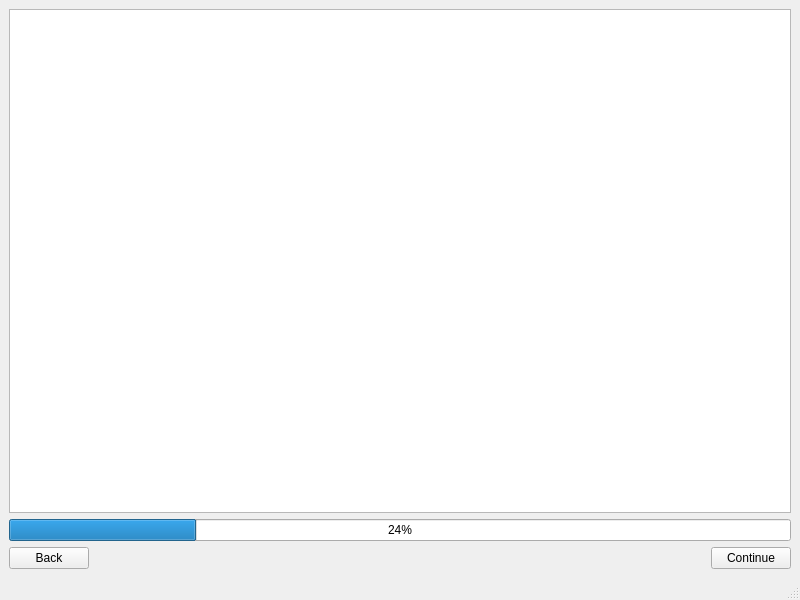
<?xml version="1.0" encoding="UTF-8"?>
<ui version="4.0">
 <class>MainWindow</class>
 <widget class="QMainWindow" name="MainWindow">
  <property name="geometry">
   <rect>
    <x>0</x>
    <y>0</y>
    <width>800</width>
    <height>600</height>
   </rect>
  </property>
  <property name="windowTitle">
   <string>MainWindow</string>
  </property>
  <widget class="QWidget" name="centralwidget">
   <layout class="QGridLayout" name="gridLayout">
    <item row="2" column="0" alignment="Qt::AlignLeft">
     <widget class="QPushButton" name="back_button">
      <property name="text">
       <string>Back</string>
      </property>
     </widget>
    </item>
    <item row="2" column="1" alignment="Qt::AlignRight">
     <widget class="QPushButton" name="continue_button">
      <property name="text">
       <string>Continue</string>
      </property>
     </widget>
    </item>
    <item row="0" column="0" colspan="2">
     <widget class="QTextEdit" name="output_window">
      <property name="readOnly">
       <bool>true</bool>
      </property>
     </widget>
    </item>
    <item row="1" column="0" colspan="2">
     <widget class="QProgressBar" name="progressBar">
      <property name="value">
       <number>24</number>
      </property>
     </widget>
    </item>
   </layout>
  </widget>
  <widget class="QMenuBar" name="menubar">
   <property name="geometry">
    <rect>
     <x>0</x>
     <y>0</y>
     <width>800</width>
     <height>24</height>
    </rect>
   </property>
  </widget>
  <widget class="QStatusBar" name="statusbar"/>
 </widget>
 <resources/>
 <connections/>
</ui>
